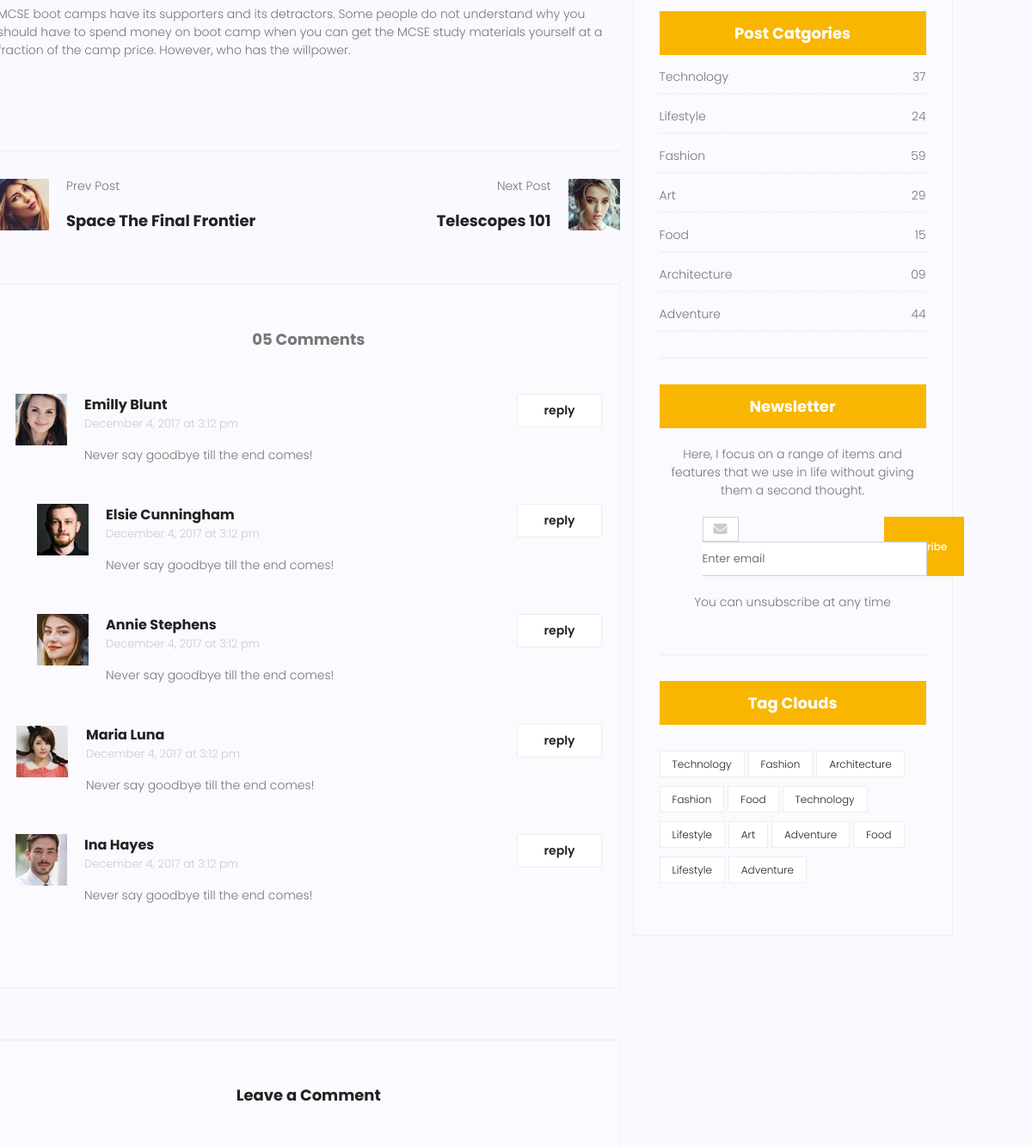
Before: /pages/blog-single/ (middle part) with the older database file.
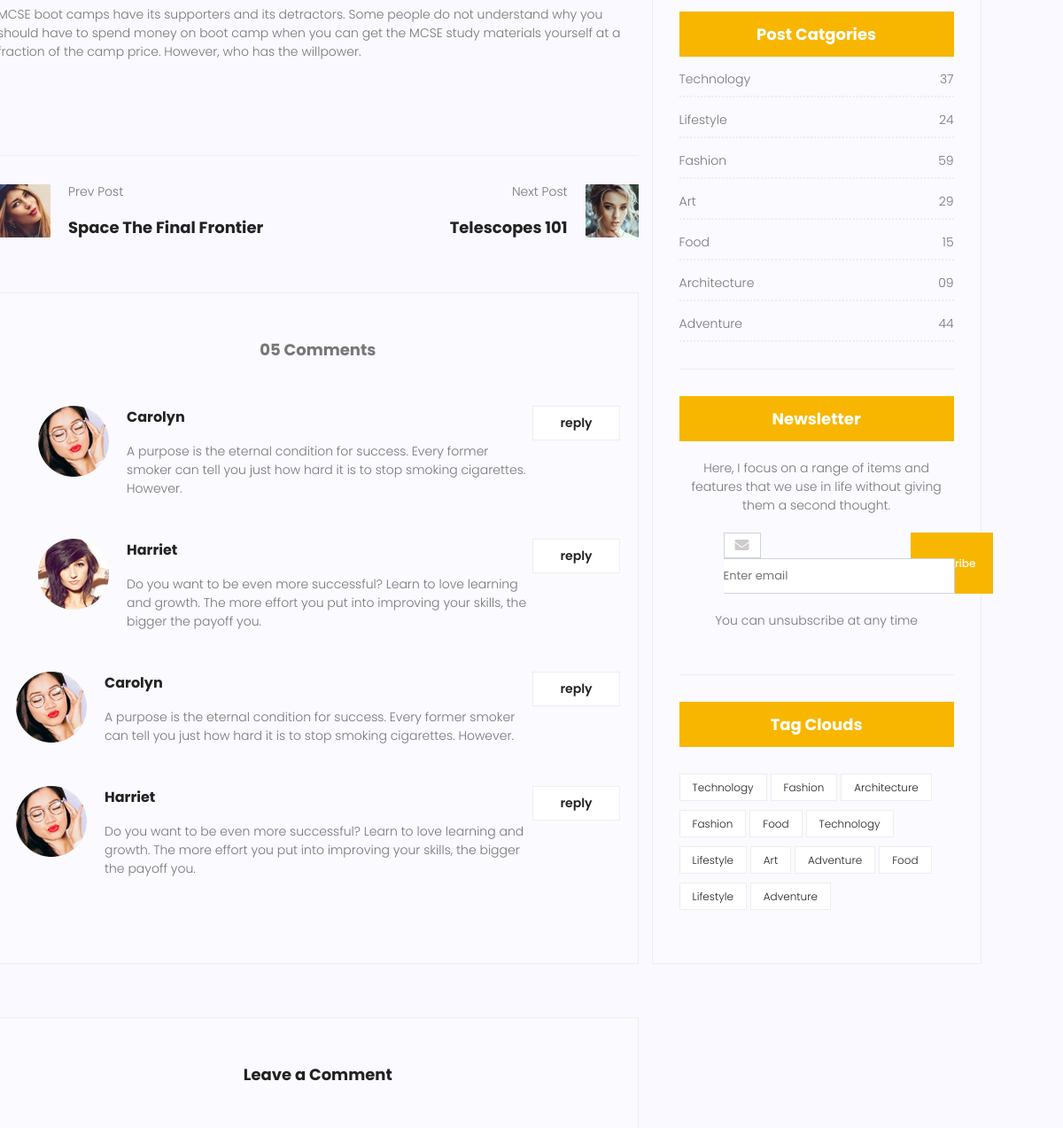
After: the same page with the newer database file.
### main/models.py (models this page shows, shortened)
class UserMessage(models.Model):
    name = models.CharField(max_length=100)
    email = models.EmailField(max_length=150)
    subject = models.CharField(max_length=200)
    message = models.TextField()
    check_box = models.BooleanField(default=False)
    created_at = models.DateTimeField(auto_now_add=True)
    user_img = models.ImageField(
        upload_to='user_images/', null=True, blank=True)
    created_at = models.DateTimeField(auto_now_add=True)

### main/views.py (the view, shortened to what this page needs)
# urls.py: path('blog-single/', blogSingle, name='blog-single'),
def blogSingle(request):
    user_comments = UserMessage.objects.filter(check_box=True).order_by('-id')[:10]
    comment_count = user_comments.count()
    show_default = comment_count < 5
    return render(request, 'pages/blog-single.html', {
        'user_comments': user_comments,
        'show_default': show_default,
    })

### main/templates/pages/blog-single.html (shortened to what the changed rows need)
{% load static %}
<!DOCTYPE html>
<html lang="en">
<head>
    <link rel="stylesheet" href="{% static 'css/own-bootstrap.css' %}">
    <link rel="stylesheet" href="{% static 'css/blog-single.css' %}">
    <link rel="stylesheet" href="https://cdnjs.cloudflare.com/ajax/libs/font-awesome/6.5.1/css/all.min.css">
    <link rel="stylesheet" href="https://cdn.linearicons.com/free/1.0.0/icon-font.min.css">
    <link rel="stylesheet" href="https://cdnjs.cloudflare.com/ajax/libs/font-awesome/6.5.0/css/all.min.css">
</head>
<body>
    <div class="wrapper">
        <main class="main">
            <section class="post-content-section">
                <div class="container">
                    <div class="post-content-section-main">
                        <div class="post-content-section-cards-list">
                            <div class="posts-list">
                                <div class="comments-area">
                                    {% if user_comments %}
                                    {% for item in user_comments %}
                                    <div class="comment-list">
                                        <div class="single-comment">
                                            <div class="user">
                                                <div class="thumb">
                                                    <img src="{{ item.user_img.url }}" alt="">
                                                </div>
                                                <div class="desc">
                                                    <h5><a href="#">{{ item.name }}</a></h5>
                                                    <p class="comment">
                                                        {{ item.message }}
                                                    </p>
                                                </div>
                                            </div>
                                            <div class="reply-btn">
                                                <a href="" class="btn-reply text-uppercase">reply</a>
                                            </div>
                                        </div>
                                    </div>
                                    {% endfor %}
                                    {% else %}
                                    <div class="comment-list">
                                        <div class="single-comment">
                                            <div class="user">
                                                <div class="thumb">
                                                    <img src="{% static 'img/user-img/c1.jpg' %}" alt="">
                                                </div>
                                                <div class="desc">
                                                    <h5><a href="#">Emilly Blunt</a></h5>
                                                    <p class="date">December 4, 2017 at 3:12 pm </p>
                                                    <p class="comment">
                                                        Never say goodbye till the end comes!
                                                    </p>
                                                </div>
                                            </div>
                                            <div class="reply-btn">
                                                <a href="" class="btn-reply text-uppercase">reply</a>
                                            </div>
                                        </div>
                                    </div>
                                    <div class="comment-list left-padding">
                                        <div class="single-comment">
                                            <div class="user">
                                                <div class="thumb">
                                                    <img src="{% static 'img/user-img/c2.jpg' %}" alt="">
                                                </div>
                                                <div class="desc">
                                                    <h5><a href="#">Elsie Cunningham</a></h5>
                                                    <p class="date">December 4, 2017 at 3:12 pm </p>
                                                    <p class="comment">
                                                        Never say goodbye till the end comes!
                                                    </p>
                                                </div>
                                            </div>
                                            <div class="reply-btn">
                                                <a href="" class="btn-reply text-uppercase">reply</a>
                                            </div>
                                        </div>
                                    </div>
                                    <div class="comment-list left-padding">
                                        <div class="single-comment">
                                            <div class="user">
                                                <div class="thumb">
                                                    <img src="{% static 'img/user-img/c3.jpg' %}" alt="">
                                                </div>
                                                <div class="desc">
                                                    <h5><a href="#">Annie Stephens</a></h5>
                                                    <p class="date">December 4, 2017 at 3:12 pm </p>
                                                    <p class="comment">
                                                        Never say goodbye till the end comes!
                                                    </p>
                                                </div>
                                            </div>
                                            <div class="reply-btn">
                                                <a href="" class="btn-reply text-uppercase">reply</a>
                                            </div>
                                        </div>
                                    </div>
                                    <div class="comment-list">
                                        <div class="single-comment">
                                            <div class="user">
                                                <div class="thumb">
                                                    <img src="{% static 'img/user-img/c4.jpg' %}" alt="">
                                                </div>
                                                <div class="desc">
                                                    <h5><a href="#">Maria Luna</a></h5>
                                                    <p class="date">December 4, 2017 at 3:12 pm </p>
                                                    <p class="comment">
                                                        Never say goodbye till the end comes!
                                                    </p>
                                                </div>
                                            </div>
                                            <div class="reply-btn">
                                                <a href="" class="btn-reply text-uppercase">reply</a>
                                            </div>
                                        </div>
                                    </div>
                                    <div class="comment-list">
                                        <div class="single-comment">
                                            <div class="user">
                                                <div class="thumb">
                                                    <img src="{% static 'img/user-img/c5.jpg' %}" alt="">
                                                </div>
                                                <div class="desc">
                                                    <h5><a href="#">Ina Hayes</a></h5>
                                                    <p class="date">December 4, 2017 at 3:12 pm </p>
                                                    <p class="comment">
                                                        Never say goodbye till the end comes!
                                                    </p>
                                                </div>
                                            </div>
                                            <div class="reply-btn">
                                                <a href="" class="btn-reply text-uppercase">reply</a>
                                            </div>
                                        </div>
                                    </div>
                                    {% endif %}
                                </div>
                            </div>
                        </div>
                    </div>
                </div>
            </section>
        </main>
    </div>
</body>
</html>

Changed rows visible on the page:
added UserMessage: user_img (picture), name "Carolyn", message "A purpose is the eternal condition for success. Every former smoker can tell you just how hard it is to stop smoking cigarettes. However."
added UserMessage: user_img (picture), name "Harriet", message "Do you want to be even more successful? Learn to love learning and growth. The more effort you put into improving your skills, the bigger the payoff you."
added UserMessage: user_img (picture), name "Carolyn", message "A purpose is the eternal condition for success. Every former smoker can tell you just how hard it is to stop smoking cigarettes. However."
added UserMessage: user_img (picture), name "Harriet", message "Do you want to be even more successful? Learn to love learning and growth. The more effort you put into improving your skills, the bigger the payoff you."
Other visible differences:
text no longer shown: "Emilly Blunt December 4, 2017 at 3:12 pm Never say goodbye till the end comes! reply Elsie Cunningham December 4, 2017 at 3:12 pm Never say goodbye till the end comes! reply Annie Stephens December 4, 2017 at 3:12 pm Never say goodbye till the end comes! reply Maria Luna December 4, 2017 at 3:12 pm Never say goodbye till the end comes! reply Ina Hayes December 4, 2017 at 3:12 pm Never say goodbye till the end comes! reply"
